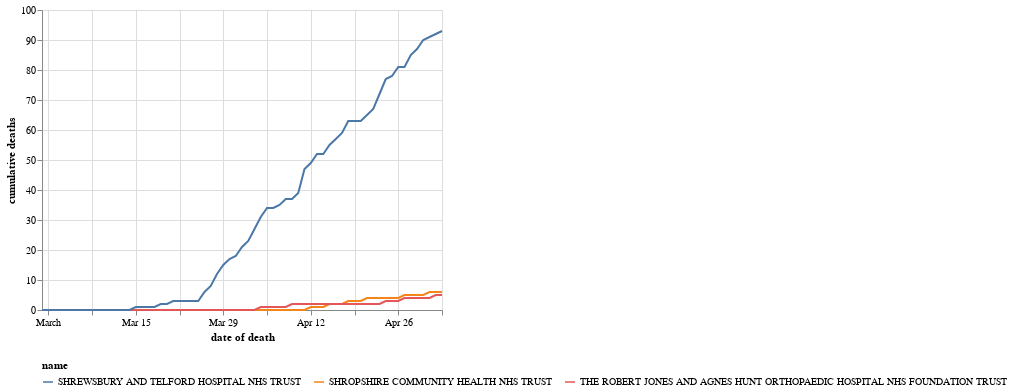

Notebook cell for this chart:
### Markdown cell above
### Cumulative by trust

### Code cell
chart_dodds = chart_doddbt.copy()
chart_dodds = chart_dodds[chart_dodds.code.isin(trustcodes_shropshirestar)]
alt.Chart(chart_dodds).mark_line().encode(
    x='date of death',
    y='cumulative deaths',
    color='name'
).configure_legend(labelLimit=0,orient='bottom')

### Figure 1 — Vega-Lite specification as saved in the notebook (floating-point values rounded to 4 significant figures; data arrays with more than 128 entries replaced by an {"elided": "..."} marker saying what was removed)
{"config": {"view": {"continuousWidth": 400, "continuousHeight": 300}, "legend": {"labelLimit": 0, "orient": "bottom"}}, "data": {"name": "data-08c66e6c995a2f28de8fc149cfb6c7c8"}, "mark": "line", "encoding": {"color": {"type": "nominal", "field": "name"}, "x": {"type": "temporal", "field": "date of death"}, "y": {"type": "quantitative", "field": "cumulative deaths"}}, "$schema": "https://vega.github.io/schema/vega-lite/v4.8.1.json", "datasets": {"data-08c66e6c995a2f28de8fc149cfb6c7c8": {"elided": "195 records"}}}
